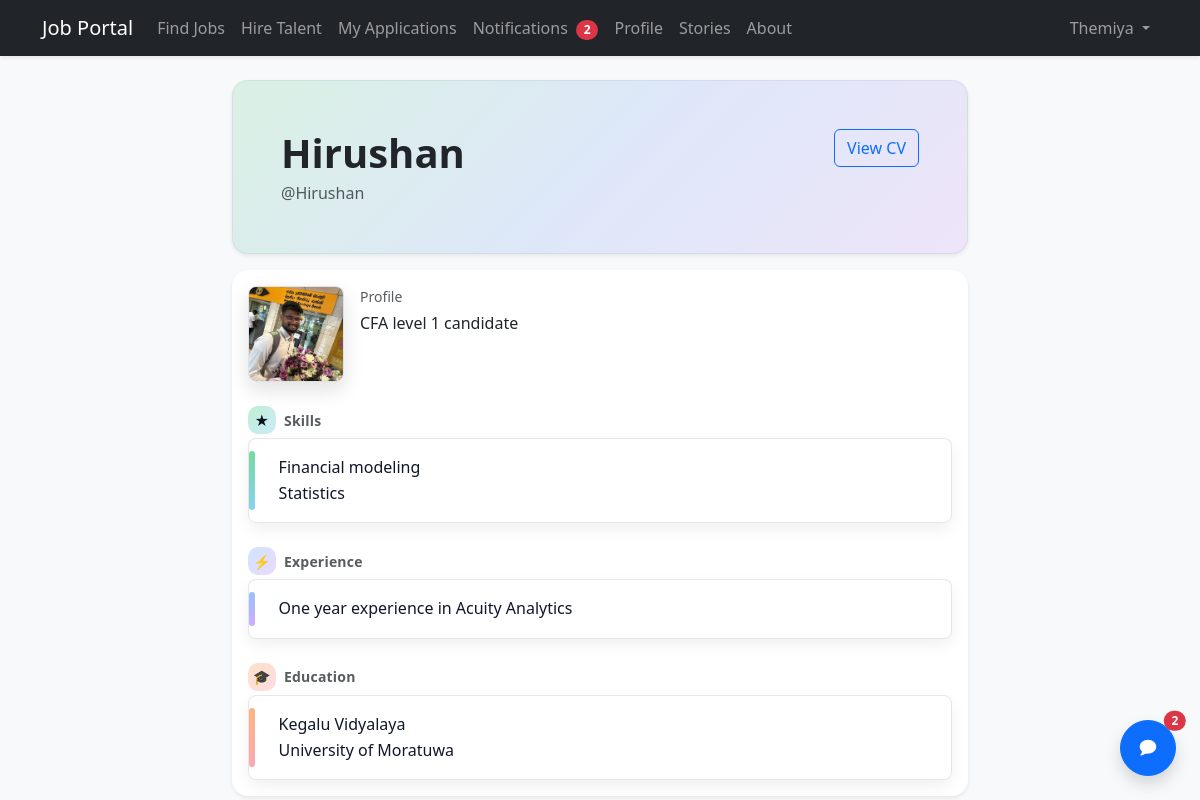
Screenshot of /profile/4/ (signed in) with the database file from the repository.
### accounts/models.py (models this page shows, shortened)
class UserProfile(models.Model):
    user = models.OneToOneField(User, on_delete=models.CASCADE, related_name="profile")
    bio = models.TextField(blank=True)
    skills = models.TextField(blank=True)
    experience = models.TextField(blank=True)
    education = models.TextField(blank=True)
    profile_picture = models.ImageField(upload_to="profile_pictures/", blank=True, null=True)
    cv_file = models.FileField(upload_to="cvs/", blank=True, null=True)
    resume_link = models.URLField(blank=True)

### accounts/views.py (the view)
# urls.py: path("profile/<int:user_id>/", views.profile_detail, name="profile_detail"),
@login_required
def profile_detail(request, user_id: int):
    user_obj = get_object_or_404(User, pk=user_id)
    profile, _ = UserProfile.objects.get_or_create(user=user_obj)
    return render(
        request,
        "profile_detail.html",
        {"profile": profile, "profile_user": user_obj},
    )

### jobportal/context_processors.py (called while the page is built)
def unread_notifications_count(request):
    if not getattr(request, "user", None) or not request.user.is_authenticated:
        return {
            "unread_notifications_count": 0,
            "unread_message_count": 0,
            "recent_messages": [],
        }
    return {
        "unread_notifications_count": Notification.objects.filter(
            recipient=request.user, is_read=False
        ).count(),
        "unread_message_count": DirectMessage.objects.filter(
            recipient=request.user, is_read=False
        ).count(),
        "recent_messages": DirectMessage.objects.filter(recipient=request.user)
        .select_related("sender")
        .only("id", "sender__username", "subject", "body", "sent_at", "is_read")
        [:10],
    }

### accounts/templates/profile_detail.html (shortened to what this page needs)
{% extends "base.html" %}
{% block content %}
<div class="profile-page">
  <div class="row justify-content-center">
    <div class="col-12 col-lg-9 col-xl-8">
      <div class="profile-hero rounded-4 p-4 p-md-5 shadow-sm mb-3">
        <div class="d-flex flex-wrap justify-content-between align-items-start gap-3">
          <div>
            <h1 class="fw-bold mb-1">
              {{ profile_user.get_full_name|default:profile_user.username }}
            </h1>
            <div class="text-muted">@{{ profile_user.username }}</div>
          </div>
          <div class="d-flex gap-2 flex-wrap">
            {% if profile.cv_file %}
              <a class="btn btn-outline-primary" href="{{ profile.cv_file.url }}" target="_blank" rel="noopener noreferrer">
                View CV
              </a>
            {% endif %}
          </div>
        </div>
      </div>
      <div class="card profile-card shadow-sm border-0 rounded-4 overflow-hidden">
        <div class="card-body">
          <div class="d-flex align-items-start gap-3 mb-4">
            {% if profile.profile_picture %}
              <img src="{{ profile.profile_picture.url }}" alt="{{ profile_user.username }}" class="rounded-3 border profile-avatar" style="width: 96px; height: 96px; object-fit: cover;">
            {% else %}
              <div class="rounded-3 border d-flex align-items-center justify-content-center text-dark fw-bold profile-avatar profile-avatar-fallback" style="width: 96px; height: 96px;">
                {{ profile_user.username|slice:":1"|upper }}
              </div>
            {% endif %}
            <div class="flex-grow-1">
              <div class="text-muted small">Profile</div>
              {% if profile.bio %}
                <div class="mt-1">{{ profile.bio|linebreaksbr }}</div>
              {% else %}
                <div class="mt-1 text-muted">No bio provided yet.</div>
              {% endif %}
            </div>
          </div>
          <div class="row g-4">
            <div class="col-12">
              <div class="text-muted small mb-1 section-title">
                <span class="section-icon" style="background:linear-gradient(135deg, rgba(34,197,94,.28), rgba(14,165,233,.22));" aria-hidden="true">★</span>
                Skills
              </div>
              {% if profile.skills %}
                <div class="section-surface rounded-3" style="--section-accent: linear-gradient(135deg, rgba(34,197,94,.70), rgba(14,165,233,.55));">
                  {{ profile.skills|linebreaksbr }}
                </div>
              {% else %}
                <div class="text-muted">No skills listed.</div>
              {% endif %}
            </div>
            <div class="col-12">
              <div class="text-muted small mb-1 section-title">
                <span class="section-icon" style="background:linear-gradient(135deg, rgba(96,165,250,.30), rgba(168,85,247,.22));" aria-hidden="true">⚡</span>
                Experience
              </div>
              {% if profile.experience %}
                <div class="section-surface rounded-3" style="--section-accent: linear-gradient(135deg, rgba(96,165,250,.75), rgba(168,85,247,.55));">
                  {{ profile.experience|linebreaksbr }}
                </div>
              {% else %}
                <div class="text-muted">No experience added.</div>
              {% endif %}
            </div>
            <div class="col-12">
              <div class="text-muted small mb-1 section-title">
                <span class="section-icon" style="background:linear-gradient(135deg, rgba(251,146,60,.28), rgba(244,63,94,.18));" aria-hidden="true">🎓</span>
                Education
              </div>
              {% if profile.education %}
                <div class="section-surface rounded-3" style="--section-accent: linear-gradient(135deg, rgba(251,146,60,.75), rgba(244,63,94,.50));">
                  {{ profile.education|linebreaksbr }}
                </div>
              {% else %}
                <div class="text-muted">No education added.</div>
              {% endif %}
            </div>
          </div>
        </div>
      </div>
    </div>
  </div>
</div>
{% endblock %}

### templates/base.html (shortened to what this page needs)
<!DOCTYPE html>
<html lang="en">
<head>
    <link href="https://cdn.jsdelivr.net/npm/bootstrap@5.3.0/dist/css/bootstrap.min.css" rel="stylesheet">
</head>
<body class="bg-light">
<nav class="navbar navbar-expand-lg navbar-dark bg-dark mb-4 shadow-sm">
    <div class="container">
        <a class="navbar-brand" href="/">Job Portal</a>
        <div class="collapse navbar-collapse" id="mainNavbar">
            <ul class="navbar-nav me-auto mb-2 mb-lg-0">
                {% if user.is_authenticated %}
                  {% if user.groups.all.0.name == 'Employer' %}
                    <li class="nav-item"><a class="nav-link" href="{% url 'job_list' %}">Find Jobs</a></li>
                    <li class="nav-item"><a class="nav-link" href="{% url 'talent_list' %}">Hire Talent</a></li>
                    <li class="nav-item"><a class="nav-link" href="{% url 'my_applications' %}">My Applications</a></li>
                    <li class="nav-item">
                      <a class="nav-link" href="{% url 'notifications_list' %}">
                        Notifications
                        {% if unread_notifications_count %}
                          <span class="badge text-bg-danger rounded-pill ms-1">{{ unread_notifications_count }}</span>
                        {% endif %}
                      </a>
                    </li>
                    <li class="nav-item"><a class="nav-link" href="{% url 'profile_detail' user.id %}">Profile</a></li>
                    <li class="nav-item"><a class="nav-link" href="{% url 'story_list' %}">Stories</a></li>
                    <li class="nav-item"><a class="nav-link" href="{% url 'about_us' %}">About</a></li>
                  {% endif %}
                {% else %}
                  <li class="nav-item"><a class="nav-link" href="{% url 'job_list' %}">Find Jobs</a></li>
                  <li class="nav-item"><a class="nav-link" href="{% url 'story_list' %}">Stories</a></li>
                  <li class="nav-item"><a class="nav-link" href="{% url 'about_us' %}">About</a></li>
                {% endif %}
            </ul>
            <ul class="navbar-nav ms-auto align-items-lg-center">
                {% if user.is_authenticated %}
                    <li class="nav-item dropdown">
                        <a class="nav-link dropdown-toggle" href="#" role="button" data-bs-toggle="dropdown" aria-expanded="false">
                            {{ user.username }}
                        </a>
                    </li>
                {% endif %}
            </ul>
        </div>
    </div>
</nav>
<div class="container">
    {% block content %}
    {% endblock %}
</div>
{% if user.is_authenticated %}
  <button
    type="button"
    class="btn btn-primary position-fixed bottom-0 end-0 m-4 rounded-circle shadow d-flex align-items-center justify-content-center"
    style="width: 56px; height: 56px; z-index: 1080;"
    data-bs-toggle="offcanvas"
    data-bs-target="#inboxOffcanvas"
    aria-controls="inboxOffcanvas"
    aria-label="Open inbox"
  >
    {% if unread_message_count %}
      <span class="position-absolute top-0 start-100 translate-middle badge rounded-pill text-bg-danger">
        {{ unread_message_count }}
      </span>
    {% endif %}
  </button>
{% endif %}
</body>
</html>

### accounts/templates/profile_detail.html (style rules this page uses)
.profile-page .profile-hero { background: linear-gradient(135deg, rgba(34, 197, 94, .14), rgba(59, 130, 246, .14), rgba(168, 85, 247, .12)); border: 1px solid rgba(15, 23, 42, .06); }
.profile-page .profile-card { border: 1px solid rgba(15, 23, 42, .06); }
.profile-page .profile-avatar { box-shadow: 0 .5rem 1.25rem rgba(0, 0, 0, .12); }
.profile-page .section-title { display: inline-flex; align-items: center; gap: .5rem; font-weight: 800; letter-spacing: .2px; }
.profile-page .section-icon { width: 28px; height: 28px; border-radius: 10px; display: inline-flex; align-items: center; justify-content: center; color: #0b1020; }
.profile-page .section-surface { position: relative; background: linear-gradient(180deg, rgba(255,255,255,.96), rgba(255,255,255,.82)); border: 1px solid rgba(15, 23, 42, .10); box-shadow: 0 .4rem 1rem rgba(0,0,0,.06); line-height: 1.6; color: #0f172a; white-space: normal; overflow-wrap: anywhere; padding: 1rem; padding-left: 1.85rem; }
.profile-page .section-surface::before { content: ""; position: absolute; left: 0; top: 12px; bottom: 12px; width: 6px; border-radius: 999px; background: var(--section-accent, linear-gradient(135deg, rgba(96,165,250,.6), rgba(168,85,247,.45))); opacity: .9; }

### rows the page displays
UserProfile: profile_picture (picture), bio "CFA level 1 candidate", skills "Financial modeling Statistics", experience "One year experience in Acuity Analytics", education "Kegalu Vidyalaya University of Moratuwa"

### other values shown
{{ unread_notifications_count }} "2"
{{ user.username }} "Themiya"
{{ profile_user.get_full_name|default:profile_user.username }} "Hirushan"
{{ profile_user.username }} "Hirushan"
{{ unread_message_count }} "2"
